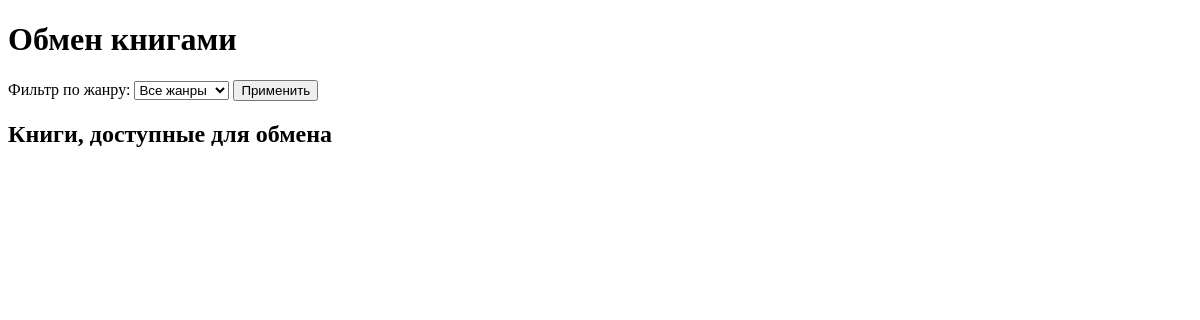
The page /obmenBook.php on the database as committed earlier.
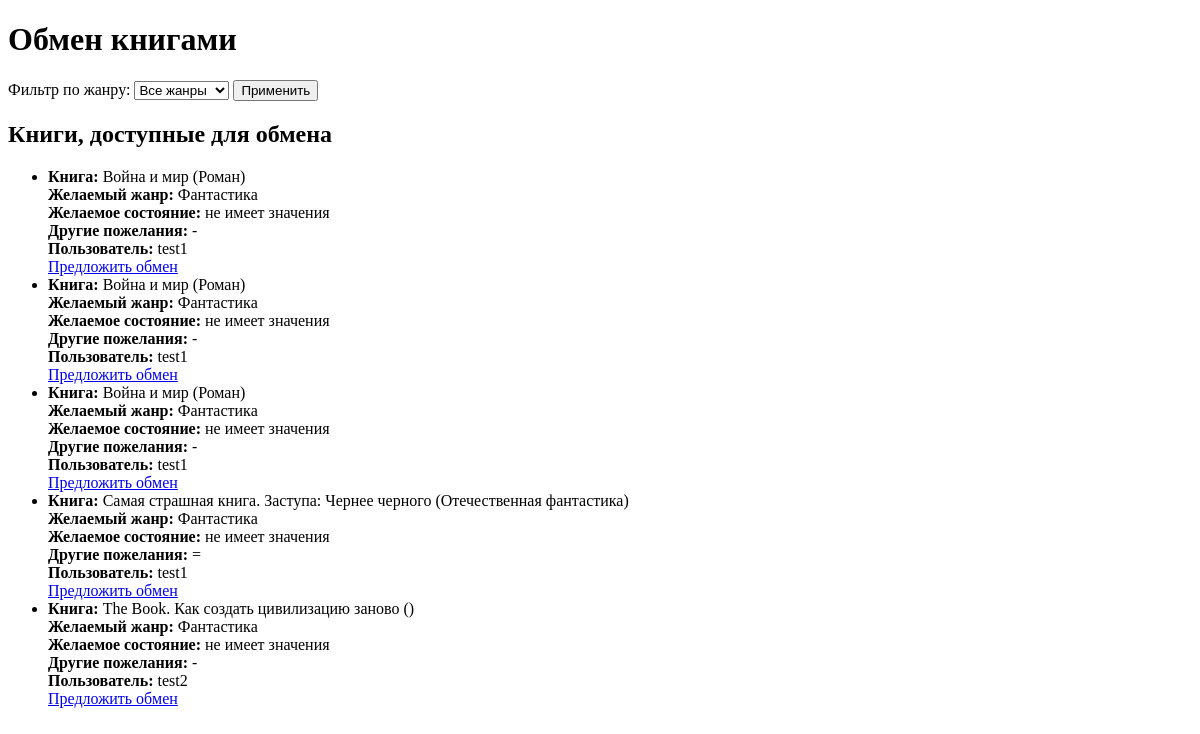
The same page on the database as committed later.
### obmenBook.php (the view, shortened to what this page needs)
<?php
$dbuser = 'mysql';
$dbpass = 'mysql';
$dbserver = 'localhost';
$dbname = 'book';
$mysql = mysqli_connect($dbserver, $dbuser, $dbpass, $dbname);
$query = "
    SELECT з.запрос_id, з.offered_book_id, з.desired_genre, з.desired_condition, з.desired_other,
           к.название AS offered_book_name, к.жанр AS offered_book_genre,
           п.ник_пользователя AS user_nickname
    FROM запросы_на_обмен з
    JOIN книги к ON з.offered_book_id = к.книга_id
    JOIN пользователи п ON з.пользователь_id = п.пользователь_id
    WHERE з.статус = 'ожидание'
";
$result = $mysql->query($query);
?>
<!DOCTYPE html>
<html lang="ru">
<head>
</head>
<body>
    <h1>Обмен книгами</h1>
    <form method="GET" action="">
        <label for="genre">Фильтр по жанру:</label>
        <select name="genre" id="genre">
            <option value="">Все жанры</option>
        </select>
        <button type="submit">Применить</button>
    </form>
    <h2>Книги, доступные для обмена</h2>
    <ul>
        <?php while ($row = $result->fetch_assoc()): ?>
            <li>
                <strong>Книга:</strong> <?= $row['offered_book_name'] ?> (<?= $row['offered_book_genre'] ?>)<br>
                <strong>Желаемый жанр:</strong> <?= $row['desired_genre'] ?><br>
                <strong>Желаемое состояние:</strong> <?= $row['desired_condition'] ?><br>
                <strong>Другие пожелания:</strong> <?= $row['desired_other'] ?><br>
                <strong>Пользователь:</strong> <?= $row['user_nickname'] ?><br>
                <a href="offer_exchange.php?request_id=<?= $row['запрос_id'] ?>">Предложить обмен</a>
            </li>
        <?php endwhile; ?>
    </ul>
</body>
</html>

Rows that differ between the two databases and show on the page:
added запросы_на_обмен: offered_book.название "Война и мир", offered_book.жанр "Роман", desired_genre "Фантастика", desired_condition "не имеет значения", desired_other "-", пользователь.ник_пользователя "test1"
added запросы_на_обмен: offered_book.название "Война и мир", offered_book.жанр "Роман", desired_genre "Фантастика", desired_condition "не имеет значения", desired_other "-", пользователь.ник_пользователя "test1"
added запросы_на_обмен: offered_book.название "Война и мир", offered_book.жанр "Роман", desired_genre "Фантастика", desired_condition "не имеет значения", desired_other "-", пользователь.ник_пользователя "test1"
added запросы_на_обмен: offered_book.название "Самая страшная книга. Заступа: Чернее черного", offered_book.жанр "Отечественная фантастика", desired_genre "Фантастика", desired_condition "не имеет значения", desired_other "=", пользователь.ник_пользователя "test1"
added запросы_на_обмен: offered_book.название "The Book. Как создать цивилизацию заново", desired_genre "Фантастика", desired_condition "не имеет значения", desired_other "-", пользователь.ник_пользователя "test2"
